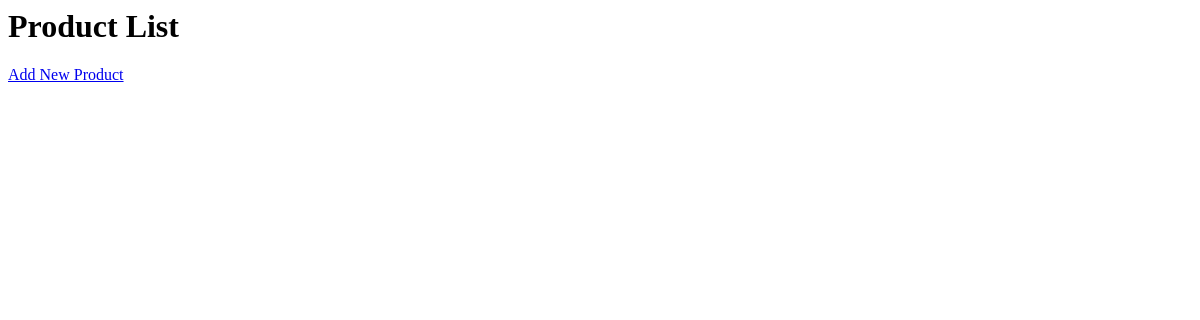
The app's page /products/, older data.
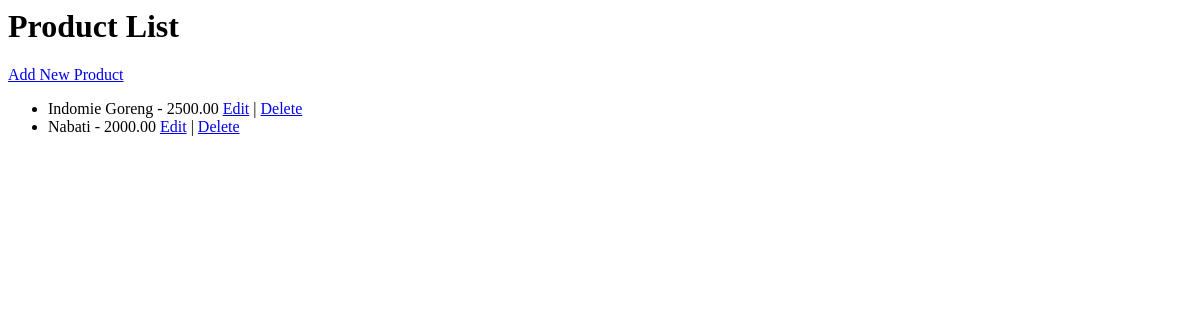
The same page, newer data.
### product/models.py (models this page shows, shortened)
class Product(models.Model):
    name = models.CharField(max_length=255)
    barcode = models.CharField(max_length=100, unique=True)
    price = models.DecimalField(max_digits=10, decimal_places=2)
    stock = models.PositiveIntegerField()

### product/views.py (the view)
# urls.py: path('products/', product_list, name='product_list'),
def product_list(request):
    products = Product.objects.all()
    return render(request, 'product/product_list.html', {'products': products})

### product/templates/product/product_list.html (shortened to what this page needs)
<h1>Product List</h1>
<a href="{% url 'product_add' %}">Add New Product</a>
<ul>
    {% for product in products %}
        <li>{{ product.name }} - {{ product.price }} <a href="edit/{{ product.id }}">Edit</a> | <a href="delete/{{ product.id }}" onclick="return confirmDelete(event);">Delete</a></li>
    {% endfor %}
</ul>

Row changes from the older to the newer data that the page shows:
added Product: name "Indomie Goreng", price "2500.00"
added Product: name "Nabati", price "2000.00"
